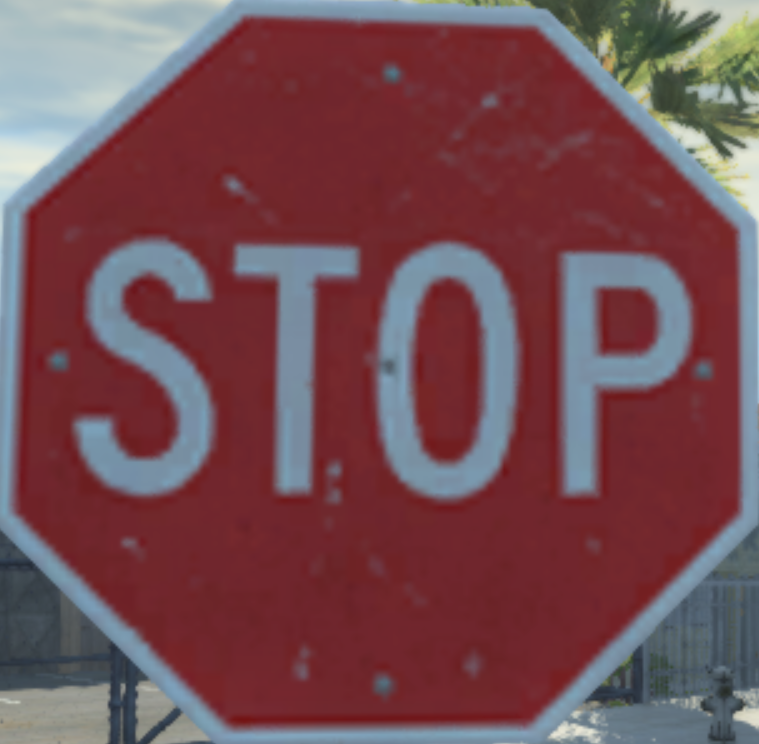
#> input picture beamng_data/3.png, 759 x 744 px; its folder holds 4 pictures in this run
$ python resize_Pic.py
#> lines starting #> are read from the running program, lines starting #| are printed output that depends on the picture
import cv2
import os

path = 'beamng_data/'
List = os.listdir(path)

save_path = 'beamng_resize32'

crop_size = (32, 32)
for file in List:
	file_path = os.path.join(path, file)
	img = cv2.imread(file_path)
#> img is the input picture: shape (744, 759, 3); mean B, G, R 83.6, 77, 116.9
	img_new = cv2.resize(img, crop_size, interpolation = cv2.INTER_CUBIC)
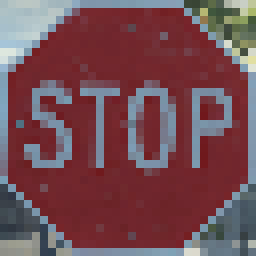
#> img_new: shape (32, 32, 3) (shown 8 times larger); mean B, G, R 83.3, 76.7, 116.5
	new_path = os.path.join(save_path, file)
	cv2.imwrite(new_path, img_new)
#> pass 2 of the loop `for file in List:`:
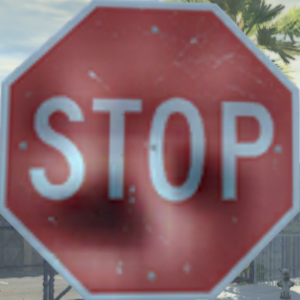
#> input picture beamng_data/3_noise.png, 300 x 300 px
#> img is the input picture: shape (300, 300, 3); mean B, G, R 107, 101.8, 133.8
#> `img_new = cv2.resize(img, crop_size, interpolation = cv2.INTER_CUBIC)`:
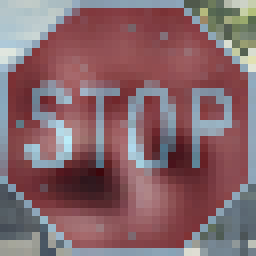
#> img_new: shape (32, 32, 3) (shown 8 times larger); mean B, G, R 106.7, 101.5, 133.4
#> pass 3 of the loop `for file in List:`:
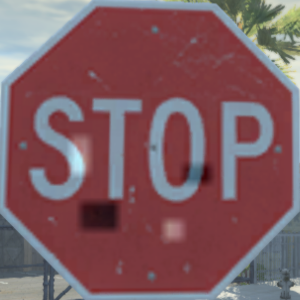
#> input picture beamng_data/3_noise_rec.png, 300 x 300 px
#> img is the input picture: shape (300, 300, 3); mean B, G, R 97.2, 91.4, 126.7
#> `img_new = cv2.resize(img, crop_size, interpolation = cv2.INTER_CUBIC)`:
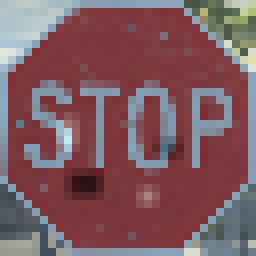
#> img_new: shape (32, 32, 3) (shown 8 times larger); mean B, G, R 96.9, 91.1, 126.4
#> the loop made 4 passes; the first 3 are shown
